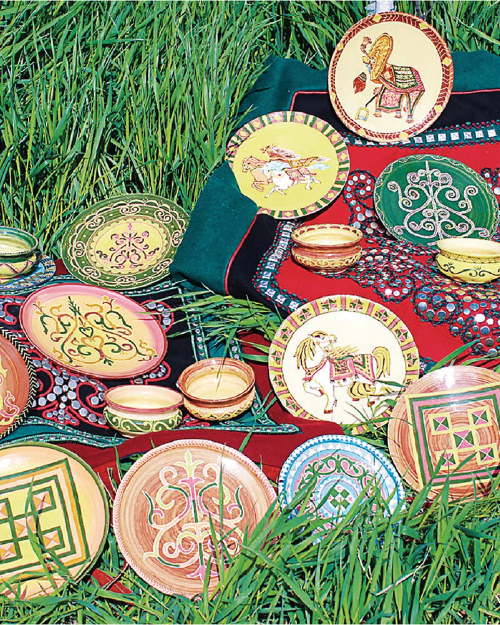
#> input picture img/p/angob-life.webp, 1000 x 1250 px (shown at 1/2 size)
$ python -i cutout.py   (imports and definitions only)
#> lines starting #> are read from the running program, lines starting #| are printed output that depends on the picture
#> further down, picture is the input picture: PIL image 1000x1250 RGB; mean R, G, B 135, 139.5, 110
"""Вырезает товары из фото (U2Net через onnxruntime) и ставит на единый фон карточки.
python3 tools/cutout.py /path/u2net.onnx"""
import sys, os, numpy as np, onnxruntime as ort
from PIL import Image, ImageFilter, ImageDraw
S='assets/src/'; BG=(237,234,228); W,H=1000,1250
# [1 line that did not run here, left out]
def mask(im):
    x=np.asarray(im.convert('RGB').resize((320,320),Image.LANCZOS)).astype(np.float32); x/=x.max()
#> after `x = np.asarray(im.convert('RGB').resize((320, 320), Image.LANCZOS)).as`:
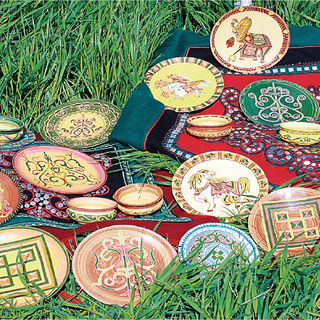
#> x: shape (320, 320, 3) float32; mean R, G, B 134.9, 139.4, 109.9
    x=(x-[0.485,0.456,0.406])/[0.229,0.224,0.225]; x=x.transpose(2,0,1)[None].astype(np.float32)
#> after `x = (x - [0.485, 0.456, 0.406]) / [0.229, 0.224, 0.225]`:
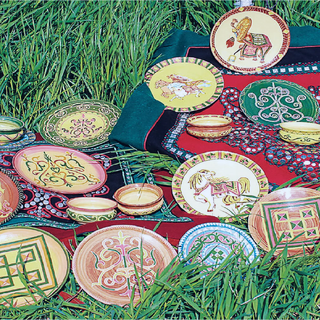
#> x: shape (320, 320, 3) float64; mean R, G, B 0.193, 0.405, 0.111; drawn with min black and max white
#> (the run stopped early here; a loop or call above may not have finished)

$ run again, on img/p/choroon-white-life.webp
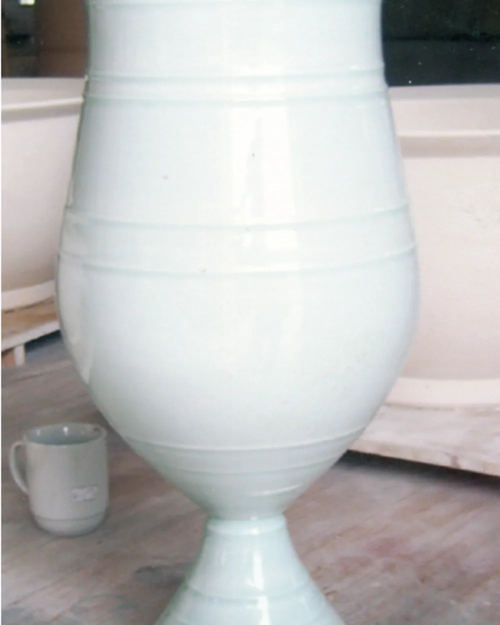
#> input picture img/p/choroon-white-life.webp, 1000 x 1250 px (shown at 1/2 size)
#> picture is the input picture: PIL image 1000x1250 RGB; mean R, G, B 188.3, 187.8, 186.9
#> in mask, `x = np.asarray(im.convert('RGB').resize((320, 320), Image.LANCZOS)).as`:
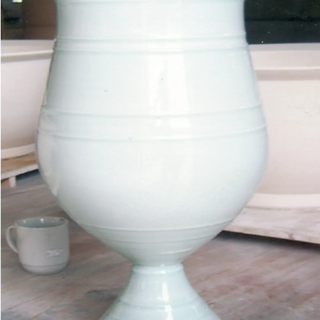
#> x: shape (320, 320, 3) float32; mean R, G, B 188.3, 187.8, 186.9
